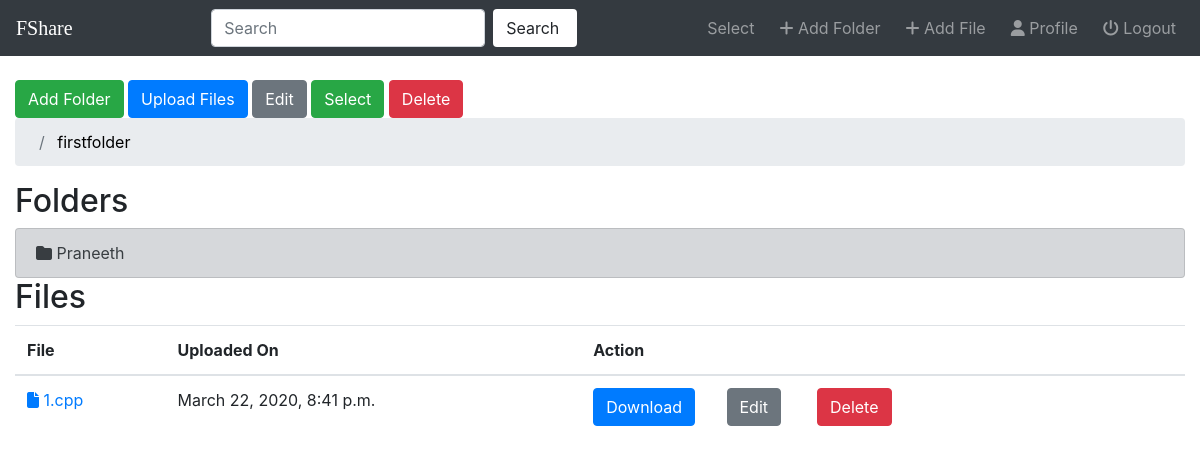
The page /fileshare/23/ on the database as committed earlier.
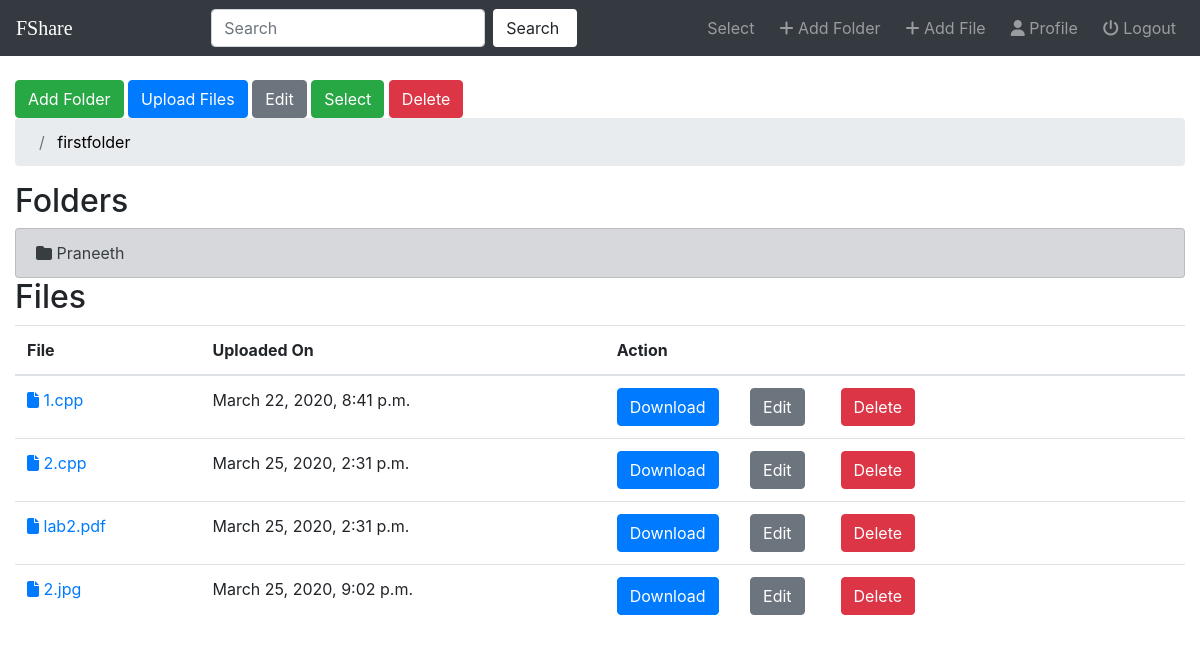
The same page on the database as committed later.
### fileshare/models.py (models this page shows, shortened)
class Folder(models.Model):
    user = models.ForeignKey(User,on_delete=models.CASCADE,default=1)
    name = models.CharField(max_length=50)
    linkedfolder = models.ForeignKey("self",on_delete=models.CASCADE,null=True,blank=True)
    lastmodified = models.DateTimeField(auto_now=True)
    def __str__(self):
        return self.name

class File(models.Model):
    user = models.ForeignKey(User,on_delete=models.CASCADE,default=1)
    folder=models.ForeignKey(Folder,on_delete=models.CASCADE,null=True,blank=True)
    name = models.CharField(max_length=50,null=True,blank=True)
    file=models.FileField();
    created_on = models.DateTimeField(auto_now_add=True)

### fileshare/views.py (the view)
# urls.py: path('<int:folder_id>/',views.detail,name='detail'),
def detail(request,folder_id):
    folder = get_object_or_404(Folder,pk=folder_id)
    files = folder.file_set.all()
    folders = folder.folder_set.all()
    temp = folder
    parent_list = []
    parent_list.append(temp)
    while temp.linkedfolder:
        parent = temp.linkedfolder
        parent_list.append(parent)
        temp = parent
    active_folder = parent_list[0]
    parent_list.reverse()
    context={'folder':folder,'folders':folders,'files':files,'folder_id':folder_id,'parent_list':parent_list,'active_folder':active_folder}
    return render(request,'fileshare/details.html',context)

### fileshare/templates/fileshare/details.html (shortened to what this page needs)
{% extends 'fileshare/base.html' %}
{% block body %}
<button type="button" class="btn btn-success" data-toggle="modal" data-target="#myModalAddFolder"> Add Folder </button>
<a href="{% url 'fileshare:linked-file-add' folder_id %}"> <button type="button" class="btn btn-primary"> Upload Files </button> </a>
<a href="{% url 'fileshare:folder-update' folder_id %}"> <button type="button" class="btn btn-secondary"> Edit </button> </a>
<a href="{% url 'fileshare:select' folder_id %}"> <button type="button" class="btn btn-success"> Select </button> </a>
<button type="button" class="btn btn-danger" data-toggle="modal" data-target="#myModaldelete"> Delete </button>
<ol class="breadcrumb">
  {% for parent in parent_list %}
    {% if parent is not active_folder %}
      <li class="breadcrumb-item"> <a href="{% url 'fileshare:detail' parent.id %}"> {{ parent }}</a> </li>
    {% else %}
    <li class="breadcrumb-item active" aria-current="page"><a href="{% url 'fileshare:detail' parent.id %}" style="color:black"> {{ parent }}</a></li>
    {% endif %}
  {% endfor %}
</ol>
<h2>Folders</h2>
{% if folders %}
<div class="list-group">
  {% for f in folders %}
   <a href="{% url 'fileshare:detail' f.id %}" class="list-group-item list-group-item-action list-group-item-secondary "><i class='fas fa-folder'></i> {{ f }} </a>
  {% endfor %}
  </div>
{% else %}
  <h3> No folders here yet :( </h3>
{% endif %}
<h2>Files</h2>
{% if files %}
<div class="table-responsive">
   <table class="table table-hover">
     <thead style="border-color:white">
       <tr>
         <th>File</th>
         <th>Uploaded On</th>
         <th>Action</th>
       </tr>
     </thead>
     <tbody>
         {% for file in files %}
         <tr>
           <td> <a href="{{ file.file.url }}" target="_blank"><i class="fas fa-file"></i> {{ file.name }} </a> </td>
           <td> {{ file.created_on }}</td>
           <td>
             <a href="{{ file.file.url }}" target="_blank" download><button type="button" class="btn btn-primary">Download</button></a>&nbsp;&nbsp;&nbsp;&nbsp;&nbsp;&nbsp;
             <a href="{% url 'fileshare:file-update' file.pk %}"> <button type="button" class="btn btn-secondary"> Edit </button> </a>&nbsp;&nbsp;&nbsp;&nbsp;&nbsp;&nbsp;
             <button type="button" class="btn btn-danger" data-toggle="modal" data-target="#myModal{{file.pk}}">Delete </button>
           </td>
         </tr>
        {% endfor %}
     </tbody>
   </table>
 </div>
{% else %}
<h3> No files here yet :( </h3>
{% endif %}
{% endblock %}

### fileshare/templates/fileshare/base.html (shortened to what this page needs)
<!DOCTYPE html>
<html lang="en" dir="ltr">
  <head>
    <link rel="stylesheet" href="https://maxcdn.bootstrapcdn.com/bootstrap/4.4.1/css/bootstrap.min.css">
  </head>
  <body>
    <nav class="navbar navbar-expand-md bg-dark navbar-dark fixed-top">
      <a class="navbar-brand" href="{% url 'home:users' %}"><span style="font-family:American Typewriter, serif">FShare</span></a>
      <div class="collapse navbar-collapse" id="topNavbar">
        <div class="mx-auto order-0">
          <form class="form-inline" action="{% url 'home:search' %}" role="search" method="get">
            <input class="form-control mr-sm-2" type="text" placeholder="Search" name="q" value="{{ request.GET.q }}">
            <button class="btn btn-default" type="submit" style="background-color:white"> Search&nbsp;</button>
          </form>
        </div>
        <ul class="navbar-nav">
          <li class="nav-item">
            <a class="nav-link" href="{% url 'fileshare:select_index' %}"> Select &nbsp;</a>
          </li>
          <li class="nav-item">
            <a class="nav-link" href="{% url 'fileshare:folder-add' %}"><i class='fas fa-plus'></i> Add Folder &nbsp;</a>
          </li>
          <li class="nav-item">
            <a class="nav-link" href="{% url 'fileshare:file-add' %}"><i class='fas fa-plus'></i> Add File &nbsp;</a>
          </li>
          <li class="nav-item">
            <a class="nav-link" href="{% url 'account:profile-view' %}"><i class='fas fa-user'></i> Profile &nbsp;</a>
          </li>
          <li class="nav-item">
            <a class="nav-link" href="{% url 'account:logout' %}"><i class='fas fa-power-off'></i> Logout</a>
          </li>
        </ul>
      </div>
    </nav>
    <div class="container-fluid" style="margin-top:80px">
      {% block body %}
      {% endblock %}
    </div>
  </body>
</html>

Rows that differ between the two databases and show on the page:
added File: name "2.cpp", created_on "March 25, 2020, 2:31 p.m."
added File: name "lab2.pdf", created_on "March 25, 2020, 2:31 p.m."
added File: name "2.jpg", created_on "March 25, 2020, 9:02 p.m."
